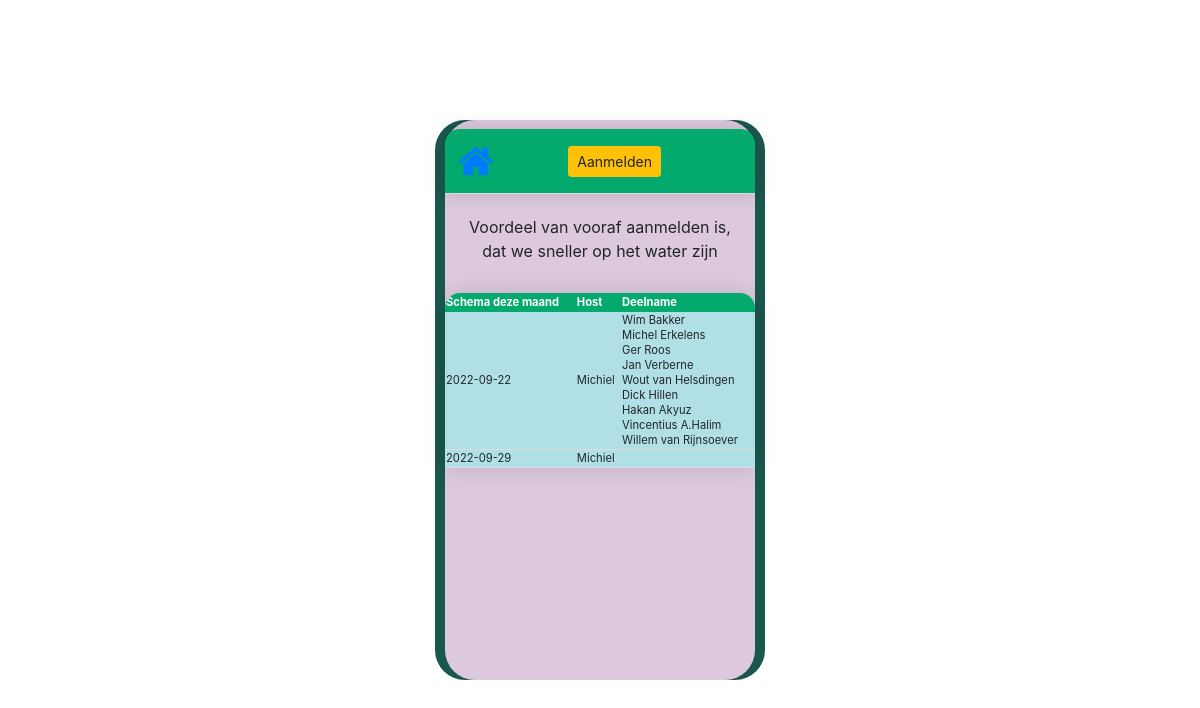
The page / on the database its author committed.
### beatrix/models.py (models this page shows, shortened)
class Flexevent(models.Model):
    id = models.AutoField(primary_key=True)
    event_text = models.CharField(max_length=200)
    pub_date = models.CharField(max_length=35)
    pub_time = models.CharField(max_length=35)
    dagnaam = models.CharField(max_length=35, default='10:00')
    flexhost = models.CharField(max_length=135, default='-')
    lid = models.ManyToManyField(Person,through='Flexlid')  ##, on_delete=models.SET_NULL, null=True)

class Person(models.Model):
    name = models.CharField(max_length=100)
    email = models.CharField(max_length=100,blank=True)
    is_flex = models.BooleanField(default=False)        #wil ingedeeld worden in flexpoule
    is_host = models.BooleanField(default=False)        #kan flexhost zijn
    keuzes = models.IntegerField(default=0) #aantal keren als host gekozen

### beatrix/views.py (the view)
# urls.py: path('', FlexeventsView.as_view(), name='trainingen'),
class FlexeventsView(ListView):
    template_name='beatrix/events.html'
    queryset=Flexevent.objects.all()
    def get_context_data(self, **kwargs):
        sl_ = self.kwargs.get("slug")
        print(sl_)
        template_name='beatrix/maand_list.html'
        year=int(date.today().strftime('%Y'))
        month = int(date.today().strftime('%m'))
        monthend=[0,31,28,31,30,31,30,31,31,30,31,30,31] #jfmamjjasond
        einde=monthend[month]
        start=date(year,month,1)
        end=date(year,month,einde)
        rooster=Flexevent.objects.filter(pub_date__range=[start, end])
        context = {
        'rooster': rooster,
        }
        return context

### templates/beatrix/events.html (shortened to what this page needs)
{% extends 'base.html' %}
{% block content %}
<form>
<table class="datum-table">
  <tbody>
    <tr>
      <a> Voordeel van vooraf aanmelden is, dat we sneller op het water zijn
          </a>
    </tr>
  </tbody>
</table>
<table class="datum-table">
    <thead>
      <thead>
        <tr>
          <th >Schema deze maand</th>
          <th >Host</th>
          <th >Deelname</th>
        </tr>
      </thead>
    </thead>
    <tbody>
            {% for cc in rooster%}
        <tr>
          <td > {{cc.pub_date}}</td>
          <td >{{cc.flexhost}}</td>
          <td>{% for t in cc.lid.all %}{{ t.name }}<br>{% endfor %}</td>
      {% endfor %}
</form>
{% endblock  %}

### templates/base.html (shortened to what this page needs)
<!DOCTYPE html>
<html lang="en">
<head>
    {% load static %}
    <link rel="stylesheet" type="text/css" href="{% static 'css/beatrix.css' %}" />
    <link rel="stylesheet" href="{% static 'font_awesome/css/font-awesome.css' %}" />
        <link rel="stylesheet" href="https://maxcdn.bootstrapcdn.com/bootstrap/4.5.2/css/bootstrap.min.css" />
</head>
<body>
<div class="mobile">
<div class="phone">
<div class="phone-mirror">
<table class="person-table">
  <thead>
    <tr>
      <th> <a href="/" class="fa fa-home fa-3x" ></a></th>
      <th> <a href="{% url 'flex:aanmelden' %}" class="btn btn-warning btn-sm" >Aanmelden</a></th>
    </tr>
  </thead>
</table>
    <div id="content">
        {% block content %}{% endblock %}
    </div>
</body>
</html>

### beatrix/static/css/beatrix.css (style rules this page uses)
:root { font-family: sans-serif; }
.person-table { border-collapse: collapse; margin: 9px 0; font-size: 0.8em; min-width: 310px; border-radius: 15px 15px 0 0; overflow: hidden; box-shadow: 0 0 20px rgba(0, 0, 0, 0.15); }
.datum-table { border-collapse: collapse; margin: 9px 0; font-size: 0.7em; min-width: 310px; border-radius: 15px 15px 0 0; overflow: hidden; box-shadow: 0 0 20px rgba(0, 0, 0, 0.15); }
.datum-table tbody tr { border-bottom: 1px solid #dddddd; line-height: 15px; }
a { display: block; color: white; text-align: center; padding: 12px; text-decoration: none; }
td { background-color: powderblue }
th { background-color: #04AA6D; color: white; }
.mobile { height: 100vh; display: flex; justify-content: center; align-items: center; }
.phone { display: flex; justify-content: center; align-items: center; width: 330px; height: 560px; background: #1a584e; border-radius: 30px; padding: 10px; }
.phone-mirror { position: relative; width: 330px; height: 560px; background-color: rgb(221, 201, 221); border-radius: 30px; }

### rows shown on the page
Flexevent: pub_date "2022-09-22", flexhost "Michiel"
Person: name "Wim Bakker"
Person: name "Michel Erkelens"
Person: name "Ger Roos"
Person: name "Jan Verberne"
Person: name "Wout van Helsdingen"
Person: name "Dick Hillen"
Person: name "Hakan Akyuz"
Person: name "Vincentius A.Halim"
Person: name "Willem van Rijnsoever"
Flexevent: pub_date "2022-09-29", flexhost "Michiel"
